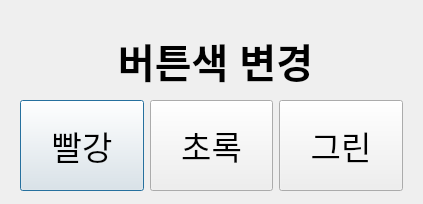
<?xml version="1.0" encoding="UTF-8"?>
<ui version="4.0">
 <class>Dialog</class>
 <widget class="QDialog" name="Dialog">
  <property name="geometry">
   <rect>
    <x>0</x>
    <y>0</y>
    <width>423</width>
    <height>204</height>
   </rect>
  </property>
  <property name="windowTitle">
   <string>Dialog</string>
  </property>
  <widget class="QLabel" name="label">
   <property name="geometry">
    <rect>
     <x>50</x>
     <y>20</y>
     <width>331</width>
     <height>81</height>
    </rect>
   </property>
   <property name="font">
    <font>
     <pointsize>30</pointsize>
     <weight>75</weight>
     <bold>true</bold>
    </font>
   </property>
   <property name="text">
    <string>버튼색 변경</string>
   </property>
   <property name="alignment">
    <set>Qt::AlignCenter</set>
   </property>
  </widget>
  <widget class="QWidget" name="horizontalLayoutWidget">
   <property name="geometry">
    <rect>
     <x>20</x>
     <y>100</y>
     <width>383</width>
     <height>91</height>
    </rect>
   </property>
   <layout class="QHBoxLayout" name="horizontalLayout">
    <item>
     <widget class="QPushButton" name="btn_1">
      <property name="sizePolicy">
       <sizepolicy hsizetype="Maximum" vsizetype="Fixed">
        <horstretch>0</horstretch>
        <verstretch>0</verstretch>
       </sizepolicy>
      </property>
      <property name="maximumSize">
       <size>
        <width>16777197</width>
        <height>16777207</height>
       </size>
      </property>
      <property name="font">
       <font>
        <pointsize>25</pointsize>
       </font>
      </property>
      <property name="text">
       <string>빨강</string>
      </property>
     </widget>
    </item>
    <item>
     <widget class="QPushButton" name="btn_2">
      <property name="sizePolicy">
       <sizepolicy hsizetype="Maximum" vsizetype="Fixed">
        <horstretch>0</horstretch>
        <verstretch>0</verstretch>
       </sizepolicy>
      </property>
      <property name="maximumSize">
       <size>
        <width>16777197</width>
        <height>16777207</height>
       </size>
      </property>
      <property name="font">
       <font>
        <pointsize>25</pointsize>
       </font>
      </property>
      <property name="text">
       <string>초록</string>
      </property>
     </widget>
    </item>
    <item>
     <widget class="QPushButton" name="btn_3">
      <property name="sizePolicy">
       <sizepolicy hsizetype="Maximum" vsizetype="Fixed">
        <horstretch>0</horstretch>
        <verstretch>0</verstretch>
       </sizepolicy>
      </property>
      <property name="maximumSize">
       <size>
        <width>16777197</width>
        <height>16777207</height>
       </size>
      </property>
      <property name="font">
       <font>
        <pointsize>25</pointsize>
       </font>
      </property>
      <property name="text">
       <string>그린</string>
      </property>
     </widget>
    </item>
   </layout>
  </widget>
 </widget>
 <resources/>
 <connections/>
</ui>
